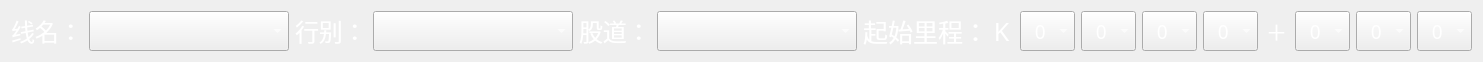
           <widget class="QWidget" name="layoutWidget">
            <property name="geometry">
             <rect>
              <x>4</x>
              <y>30</y>
              <width>1481</width>
              <height>44</height>
             </rect>
            </property>
            <layout class="QHBoxLayout" name="horizontalLayout_15">
             <item>
              <layout class="QHBoxLayout" name="horizontalLayout_7">
               <item>
                <widget class="QLabel" name="label_9">
                 <property name="font">
                  <font>
                   <family>黑体</family>
                   <pointsize>18</pointsize>
                  </font>
                 </property>
                 <property name="styleSheet">
                  <string notr="true">color: rgb(255, 255, 255);</string>
                 </property>
                 <property name="text">
                  <string>线名：</string>
                 </property>
                </widget>
               </item>
               <item>
                <widget class="QComboBox" name="lineCBox_2">
                 <property name="minimumSize">
                  <size>
                   <width>200</width>
                   <height>40</height>
                  </size>
                 </property>
                 <property name="maximumSize">
                  <size>
                   <width>210</width>
                   <height>40</height>
                  </size>
                 </property>
                 <property name="font">
                  <font>
                   <family>黑体</family>
                   <pointsize>15</pointsize>
                  </font>
                 </property>
                 <property name="styleSheet">
                  <string notr="true">color: rgb(255, 255, 255);</string>
                 </property>
                </widget>
               </item>
              </layout>
             </item>
             <item>
              <layout class="QHBoxLayout" name="horizontalLayout_54">
               <item>
                <widget class="QLabel" name="lab_typeName">
                 <property name="font">
                  <font>
                   <family>黑体</family>
                   <pointsize>18</pointsize>
                  </font>
                 </property>
                 <property name="styleSheet">
                  <string notr="true">color: rgb(255, 255, 255);</string>
                 </property>
                 <property name="text">
                  <string>行别：</string>
                 </property>
                </widget>
               </item>
               <item>
                <widget class="QComboBox" name="nameType">
                 <property name="minimumSize">
                  <size>
                   <width>200</width>
                   <height>40</height>
                  </size>
                 </property>
                 <property name="maximumSize">
                  <size>
                   <width>230</width>
                   <height>40</height>
                  </size>
                 </property>
                 <property name="font">
                  <font>
                   <family>黑体</family>
                   <pointsize>15</pointsize>
                  </font>
                 </property>
                 <property name="styleSheet">
                  <string notr="true">color: rgb(255, 255, 255);</string>
                 </property>
                </widget>
               </item>
              </layout>
             </item>
             <item>
              <layout class="QHBoxLayout" name="horizontalLayout_25">
               <item>
                <widget class="QLabel" name="label_17">
                 <property name="font">
                  <font>
                   <family>黑体</family>
                   <pointsize>18</pointsize>
                  </font>
                 </property>
                 <property name="styleSheet">
                  <string notr="true">color: rgb(255, 255, 255);</string>
                 </property>
                 <property name="text">
                  <string>股道：</string>
                 </property>
                </widget>
               </item>
               <item>
                <widget class="QComboBox" name="trackBox_2">
                 <property name="minimumSize">
                  <size>
                   <width>200</width>
                   <height>40</height>
                  </size>
                 </property>
                 <property name="maximumSize">
                  <size>
                   <width>230</width>
                   <height>40</height>
                  </size>
                 </property>
                 <property name="font">
                  <font>
                   <family>黑体</family>
                   <pointsize>15</pointsize>
                  </font>
                 </property>
                 <property name="styleSheet">
                  <string notr="true">color: rgb(255, 255, 255);</string>
                 </property>
                 <property name="frame">
                  <bool>true</bool>
                 </property>
                </widget>
               </item>
              </layout>
             </item>
             <item>
              <layout class="QHBoxLayout" name="horizontalLayout_55">
               <item>
                <widget class="QLabel" name="label_18">
                 <property name="minimumSize">
                  <size>
                   <width>120</width>
                   <height>40</height>
                  </size>
                 </property>
                 <property name="maximumSize">
                  <size>
                   <width>140</width>
                   <height>50</height>
                  </size>
                 </property>
                 <property name="font">
                  <font>
                   <family>黑体</family>
                   <pointsize>19</pointsize>
                  </font>
                 </property>
                 <property name="contextMenuPolicy">
                  <enum>Qt::DefaultContextMenu</enum>
                 </property>
                 <property name="styleSheet">
                  <string notr="true">color: rgb(255, 255, 255);</string>
                 </property>
                 <property name="text">
                  <string>起始里程：</string>
                 </property>
                </widget>
               </item>
               <item>
                <widget class="QLabel" name="addName_3">
                 <property name="sizePolicy">
                  <sizepolicy hsizetype="Preferred" vsizetype="Fixed">
                   <horstretch>0</horstretch>
                   <verstretch>0</verstretch>
                  </sizepolicy>
                 </property>
                 <property name="minimumSize">
                  <size>
                   <width>25</width>
                   <height>25</height>
                  </size>
                 </property>
                 <property name="maximumSize">
                  <size>
                   <width>50</width>
                   <height>50</height>
                  </size>
                 </property>
                 <property name="font">
                  <font>
                   <family>黑体</family>
                   <pointsize>19</pointsize>
                  </font>
                 </property>
                 <property name="styleSheet">
                  <string notr="true">color: rgb(255, 255, 255);</string>
                 </property>
                 <property name="text">
                  <string>K</string>
                 </property>
                 <property name="textFormat">
                  <enum>Qt::PlainText</enum>
                 </property>
                 <property name="alignment">
                  <set>Qt::AlignCenter</set>
                 </property>
                </widget>
               </item>
               <item>
                <widget class="QComboBox" name="MileageBox_m_2">
                 <property name="minimumSize">
                  <size>
                   <width>55</width>
                   <height>40</height>
                  </size>
                 </property>
                 <property name="maximumSize">
                  <size>
                   <width>55</width>
                   <height>40</height>
                  </size>
                 </property>
                 <property name="font">
                  <font>
                   <family>黑体</family>
                   <pointsize>14</pointsize>
                  </font>
                 </property>
                 <property name="styleSheet">
                  <string notr="true">color: rgb(255, 255, 255);</string>
                 </property>
                 <property name="editable">
                  <bool>false</bool>
                 </property>
                 <property name="currentIndex">
                  <number>0</number>
                 </property>
                 <property name="sizeAdjustPolicy">
                  <enum>QComboBox::AdjustToContentsOnFirstShow</enum>
                 </property>
                 <item>
                  <property name="text">
                   <string>  0</string>
                  </property>
                 </item>
                 <item>
                  <property name="text">
                   <string>  1</string>
                  </property>
                 </item>
                 <item>
                  <property name="text">
                   <string>  2</string>
                  </property>
                 </item>
                 <item>
                  <property name="text">
                   <string>  3</string>
                  </property>
                 </item>
                 <item>
                  <property name="text">
                   <string>  4</string>
                  </property>
                 </item>
                 <item>
                  <property name="text">
                   <string>  5</string>
                  </property>
                 </item>
                 <item>
                  <property name="text">
                   <string>  6</string>
                  </property>
                 </item>
                 <item>
                  <property name="text">
                   <string>  7</string>
                  </property>
                 </item>
                 <item>
                  <property name="text">
                   <string>  8</string>
                  </property>
                 </item>
                 <item>
                  <property name="text">
                   <string>  9</string>
                  </property>
                 </item>
                </widget>
               </item>
               <item>
                <widget class="QComboBox" name="MileageBox_sw_2">
                 <property name="minimumSize">
                  <size>
                   <width>55</width>
                   <height>40</height>
                  </size>
                 </property>
                 <property name="maximumSize">
                  <size>
                   <width>46</width>
                   <height>40</height>
                  </size>
                 </property>
                 <property name="font">
                  <font>
                   <family>黑体</family>
                   <pointsize>14</pointsize>
                  </font>
                 </property>
                 <property name="styleSheet">
                  <string notr="true">color: rgb(255, 255, 255);</string>
                 </property>
                 <property name="editable">
                  <bool>false</bool>
                 </property>
                 <property name="currentIndex">
                  <number>0</number>
                 </property>
                 <property name="sizeAdjustPolicy">
                  <enum>QComboBox::AdjustToContentsOnFirstShow</enum>
                 </property>
                 <item>
                  <property name="text">
                   <string>  0</string>
                  </property>
                 </item>
                 <item>
                  <property name="text">
                   <string>  1</string>
                  </property>
                 </item>
                 <item>
                  <property name="text">
                   <string>  2</string>
                  </property>
                 </item>
                 <item>
                  <property name="text">
                   <string>  3</string>
                  </property>
                 </item>
                 <item>
                  <property name="text">
                   <string>  4</string>
                  </property>
                 </item>
                 <item>
                  <property name="text">
                   <string>  5</string>
                  </property>
                 </item>
                 <item>
                  <property name="text">
                   <string>  6</string>
                  </property>
                 </item>
                 <item>
                  <property name="text">
                   <string>  7</string>
                  </property>
                 </item>
                 <item>
                  <property name="text">
                   <string>  8</string>
                  </property>
                 </item>
                 <item>
                  <property name="text">
                   <string>  9</string>
                  </property>
                 </item>
                </widget>
               </item>
               <item>
                <widget class="QComboBox" name="MileageBox_wan_2">
                 <property name="minimumSize">
                  <size>
                   <width>55</width>
                   <height>40</height>
                  </size>
                 </property>
                 <property name="maximumSize">
                  <size>
                   <width>46</width>
                   <height>40</height>
                  </size>
                 </property>
                 <property name="font">
                  <font>
                   <family>黑体</family>
                   <pointsize>14</pointsize>
                  </font>
                 </property>
                 <property name="styleSheet">
                  <string notr="true">color: rgb(255, 255, 255);</string>
                 </property>
                 <item>
                  <property name="text">
                   <string>  0</string>
                  </property>
                 </item>
                 <item>
                  <property name="text">
                   <string>  1</string>
                  </property>
                 </item>
                 <item>
                  <property name="text">
                   <string>  2</string>
                  </property>
                 </item>
                 <item>
                  <property name="text">
                   <string>  3</string>
                  </property>
                 </item>
                 <item>
                  <property name="text">
                   <string>  4</string>
                  </property>
                 </item>
                 <item>
                  <property name="text">
                   <string>  5</string>
                  </property>
                 </item>
                 <item>
                  <property name="text">
                   <string>  6</string>
                  </property>
                 </item>
                 <item>
                  <property name="text">
                   <string>  7</string>
                  </property>
                 </item>
                 <item>
                  <property name="text">
                   <string>  8</string>
                  </property>
                 </item>
                 <item>
                  <property name="text">
                   <string>  9</string>
                  </property>
                 </item>
                </widget>
               </item>
               <item>
                <widget class="QComboBox" name="MileageBox_s_2">
                 <property name="minimumSize">
                  <size>
                   <width>55</width>
                   <height>40</height>
                  </size>
                 </property>
                 <property name="maximumSize">
                  <size>
                   <width>46</width>
                   <height>40</height>
                  </size>
                 </property>
                 <property name="font">
                  <font>
                   <family>黑体</family>
                   <pointsize>14</pointsize>
                  </font>
                 </property>
                 <property name="styleSheet">
                  <string notr="true">color: rgb(255, 255, 255);</string>
                 </property>
                 <property name="editable">
                  <bool>false</bool>
                 </property>
                 <property name="currentIndex">
                  <number>0</number>
                 </property>
                 <property name="sizeAdjustPolicy">
                  <enum>QComboBox::AdjustToContentsOnFirstShow</enum>
                 </property>
                 <item>
                  <property name="text">
                   <string>  0</string>
                  </property>
                 </item>
                 <item>
                  <property name="text">
                   <string>  1</string>
                  </property>
                 </item>
                 <item>
                  <property name="text">
                   <string>  2</string>
                  </property>
                 </item>
                 <item>
                  <property name="text">
                   <string>  3</string>
                  </property>
                 </item>
                 <item>
                  <property name="text">
                   <string>  4</string>
                  </property>
                 </item>
                 <item>
                  <property name="text">
                   <string>  5</string>
                  </property>
                 </item>
                 <item>
                  <property name="text">
                   <string>  6</string>
                  </property>
                 </item>
                 <item>
                  <property name="text">
                   <string>  7</string>
                  </property>
                 </item>
                 <item>
                  <property name="text">
                   <string>  8</string>
                  </property>
                 </item>
                 <item>
                  <property name="text">
                   <string>  9</string>
                  </property>
                 </item>
                </widget>
               </item>
               <item>
                <widget class="QLabel" name="addName_4">
                 <property name="sizePolicy">
                  <sizepolicy hsizetype="Preferred" vsizetype="Fixed">
                   <horstretch>0</horstretch>
                   <verstretch>0</verstretch>
                  </sizepolicy>
                 </property>
                 <property name="minimumSize">
                  <size>
                   <width>25</width>
                   <height>25</height>
                  </size>
                 </property>
                 <property name="maximumSize">
                  <size>
                   <width>51</width>
                   <height>120</height>
                  </size>
                 </property>
                 <property name="font">
                  <font>
                   <family>微软雅黑</family>
                   <pointsize>16</pointsize>
                  </font>
                 </property>
                 <property name="autoFillBackground">
                  <bool>false</bool>
                 </property>
                 <property name="styleSheet">
                  <string notr="true">color: rgb(255, 255, 255);</string>
                 </property>
                 <property name="text">
                  <string>＋</string>
                 </property>
                 <property name="textFormat">
                  <enum>Qt::PlainText</enum>
                 </property>
                 <property name="scaledContents">
                  <bool>true</bool>
                 </property>
                 <property name="alignment">
                  <set>Qt::AlignCenter</set>
                 </property>
                </widget>
               </item>
               <item>
                <widget class="QComboBox" name="MileageBox_h_2">
                 <property name="minimumSize">
                  <size>
                   <width>55</width>
                   <height>40</height>
                  </size>
                 </property>
                 <property name="maximumSize">
                  <size>
                   <width>46</width>
                   <height>40</height>
                  </size>
                 </property>
                 <property name="font">
                  <font>
                   <family>黑体</family>
                   <pointsize>14</pointsize>
                  </font>
                 </property>
                 <property name="styleSheet">
                  <string notr="true">color: rgb(255, 255, 255);</string>
                 </property>
                 <property name="editable">
                  <bool>false</bool>
                 </property>
                 <property name="currentIndex">
                  <number>0</number>
                 </property>
                 <property name="sizeAdjustPolicy">
                  <enum>QComboBox::AdjustToContentsOnFirstShow</enum>
                 </property>
                 <item>
                  <property name="text">
                   <string>  0</string>
                  </property>
                 </item>
                 <item>
                  <property name="text">
                   <string>  1</string>
                  </property>
                 </item>
                 <item>
                  <property name="text">
                   <string>  2</string>
                  </property>
                 </item>
                 <item>
                  <property name="text">
                   <string>  3</string>
                  </property>
                 </item>
                 <item>
                  <property name="text">
                   <string>  4</string>
                  </property>
                 </item>
                 <item>
                  <property name="text">
                   <string>  5</string>
                  </property>
                 </item>
                 <item>
                  <property name="text">
                   <string>  6</string>
                  </property>
                 </item>
                 <item>
                  <property name="text">
                   <string>  7</string>
                  </property>
                 </item>
                 <item>
                  <property name="text">
                   <string>  8</string>
                  </property>
                 </item>
                 <item>
                  <property name="text">
                   <string>  9</string>
                  </property>
                 </item>
                </widget>
               </item>
               <item>
                <widget class="QComboBox" name="MileageBox_ten_2">
                 <property name="minimumSize">
                  <size>
                   <width>55</width>
                   <height>40</height>
                  </size>
                 </property>
                 <property name="maximumSize">
                  <size>
                   <width>46</width>
                   <height>40</height>
                  </size>
                 </property>
                 <property name="font">
                  <font>
                   <family>黑体</family>
                   <pointsize>14</pointsize>
                  </font>
                 </property>
                 <property name="styleSheet">
                  <string notr="true">color: rgb(255, 255, 255);</string>
                 </property>
                 <item>
                  <property name="text">
                   <string>  0</string>
                  </property>
                 </item>
                 <item>
                  <property name="text">
                   <string>  1</string>
                  </property>
                 </item>
                 <item>
                  <property name="text">
                   <string>  2</string>
                  </property>
                 </item>
                 <item>
                  <property name="text">
                   <string>  3</string>
                  </property>
                 </item>
                 <item>
                  <property name="text">
                   <string>  4</string>
                  </property>
                 </item>
                 <item>
                  <property name="text">
                   <string>  5</string>
                  </property>
                 </item>
                 <item>
                  <property name="text">
                   <string>  6</string>
                  </property>
                 </item>
                 <item>
                  <property name="text">
                   <string>  7</string>
                  </property>
                 </item>
                 <item>
                  <property name="text">
                   <string>  8</string>
                  </property>
                 </item>
                 <item>
                  <property name="text">
                   <string>  9</string>
                  </property>
                 </item>
                </widget>
               </item>
               <item>
                <widget class="QComboBox" name="MileageBox_one_2">
                 <property name="minimumSize">
                  <size>
                   <width>55</width>
                   <height>40</height>
                  </size>
                 </property>
                 <property name="maximumSize">
                  <size>
                   <width>46</width>
                   <height>40</height>
                  </size>
                 </property>
                 <property name="font">
                  <font>
                   <family>黑体</family>
                   <pointsize>14</pointsize>
                  </font>
                 </property>
                 <property name="styleSheet">
                  <string notr="true">color: rgb(255, 255, 255);</string>
                 </property>
                 <property name="editable">
                  <bool>false</bool>
                 </property>
                 <property name="currentIndex">
                  <number>0</number>
                 </property>
                 <property name="sizeAdjustPolicy">
                  <enum>QComboBox::AdjustToContentsOnFirstShow</enum>
                 </property>
                 <item>
                  <property name="text">
                   <string>  0</string>
                  </property>
                 </item>
                 <item>
                  <property name="text">
                   <string>  1</string>
                  </property>
                 </item>
                 <item>
                  <property name="text">
                   <string>  2</string>
                  </property>
                 </item>
                 <item>
                  <property name="text">
                   <string>  3</string>
                  </property>
                 </item>
                 <item>
                  <property name="text">
                   <string>  4</string>
                  </property>
                 </item>
                 <item>
                  <property name="text">
                   <string>  5</string>
                  </property>
                 </item>
                 <item>
                  <property name="text">
                   <string>  6</string>
                  </property>
                 </item>
                 <item>
                  <property name="text">
                   <string>  7</string>
                  </property>
                 </item>
                 <item>
                  <property name="text">
                   <string>  8</string>
                  </property>
                 </item>
                 <item>
                  <property name="text">
                   <string>  9</string>
                  </property>
                 </item>
                </widget>
               </item>
              </layout>
             </item>
            </layout>
           </widget>
